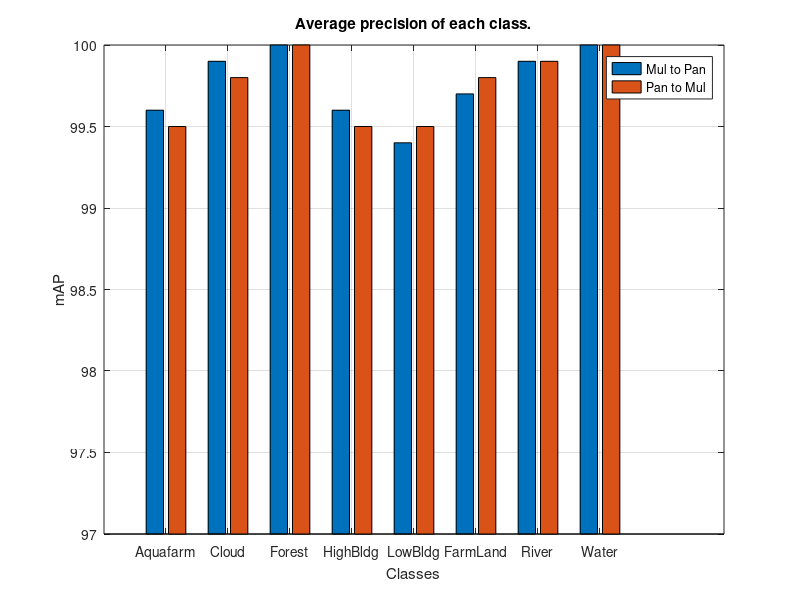

MATLAB code for this plot:
%function createfigure(ymatrix1)
%CREATEFIGURE(YMATRIX1)
%  YMATRIX1:  bar matrix data

%  Auto-generated by MATLAB on 06-Mar-2019 20:08:43
 ymatrix1 = [99.6 99.5  ;99.9 99.8; 100 100; 99.6 99.5; 99.4 99.5;99.7 99.8; 99.9 99.9; 100 100];% 87 92 94;64 93 97; 56 81 79];

% Create figure
figure1 = figure;

% Create axes
axes1 = axes('Parent',figure1,...
    'XTickLabel',{'Aquafarm','Cloud','Forest','HighBldg','LowBldg','FarmLand','River','Water'},...
    'XTick',[1 2 3 4 5 6 7 8]);
%% Uncomment the following line to preserve the X-limits of the axes
% xlim(axes1,[0 9]);
%% Uncomment the following line to preserve the Y-limits of the axes
% ylim(axes1,[95 100]);
box(axes1,'on');
grid(axes1,'on');
hold(axes1,'on');

% Create multiple lines using matrix input to bar
bar1 = bar(ymatrix1);
set(bar1(2),'DisplayName','Pan to Mul');
set(bar1(1),'BaseValue',97,'DisplayName','Mul to Pan');

% Create xlabel
xlabel('Classes');

% Create ylabel
ylabel('mAP');

% Create title
title('Average precision of each class.');

% Create legend
legend(axes1,'show');

